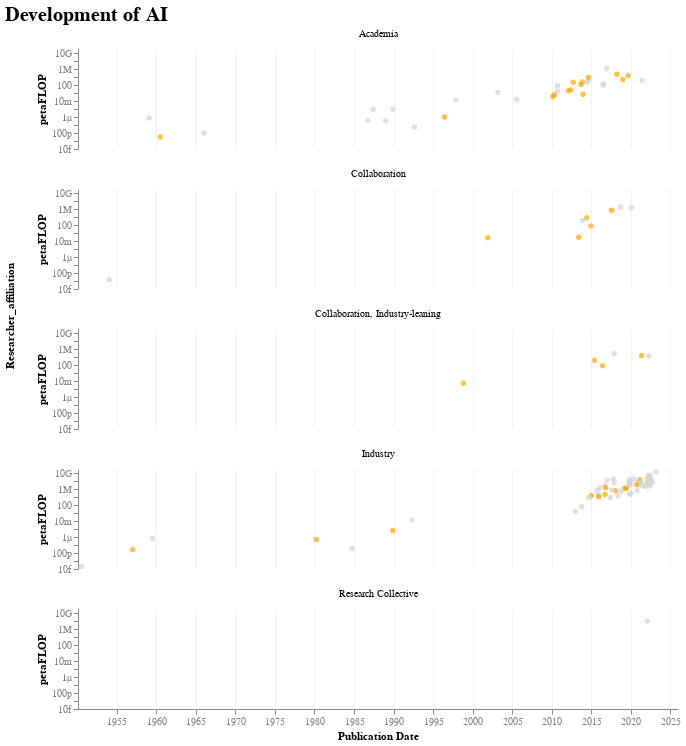

Notebook code cell kept with this figure:
### Code cell
# experiment with visual decluttering before trying in Figma
grey_context.configure_header(
    labelOrient="top", 
    #titleAngle=0,
    titleAlign="left"
    ).configure_axisY(
        grid=False,
        labelColor='grey',
       #tickCount=5,
       #labelExpr="datum.value % 1000000 ? null : datum.label"
    ).configure_axisX(
        labelColor='grey',
        gridOpacity=0.4,
        #grid=False
    ).configure_view(
        stroke=None
    ).configure_title(fontSize=20, anchor="start")

### Figure 1 — Vega-Lite specification as saved in the notebook (floating-point values rounded to 4 significant figures; data arrays with more than 128 entries replaced by an {"elided": "..."} marker saying what was removed)
{"config": {"view": {"continuousWidth": 300, "continuousHeight": 300, "stroke": null}, "axisX": {"gridOpacity": 0.4, "labelColor": "grey"}, "axisY": {"grid": false, "labelColor": "grey"}, "header": {"labelOrient": "top", "titleAlign": "left"}, "title": {"anchor": "start", "fontSize": 20}}, "data": {"name": "data-564ebf14d4d3f070517fdbcf4fc88e33"}, "mark": {"type": "circle", "size": 30}, "encoding": {"color": {"condition": {"test": "(datum.Domain === 'Vision')", "value": "orange"}, "value": "lightgrey"}, "row": {"field": "Researcher_affiliation", "type": "nominal"}, "tooltip": [{"field": "Entity", "type": "nominal"}, {"field": "year", "type": "quantitative"}, {"field": "Researcher_affiliation", "type": "nominal"}], "x": {"field": "Day", "scale": {"domain": ["1950-01-30", "2025-12-30"]}, "title": "Publication Date", "type": "temporal"}, "y": {"axis": {"format": "s"}, "field": "Training_computation_petaflop", "scale": {"type": "log"}, "title": "petaFLOP", "type": "quantitative"}}, "height": 100, "params": [{"name": "param_56", "select": {"type": "interval", "encodings": ["x", "y"]}, "bind": "scales"}], "title": "Development of AI", "width": 600, "$schema": "https://vega.github.io/schema/vega-lite/v5.8.0.json", "datasets": {"data-564ebf14d4d3f070517fdbcf4fc88e33": {"elided": "253 records"}}}
